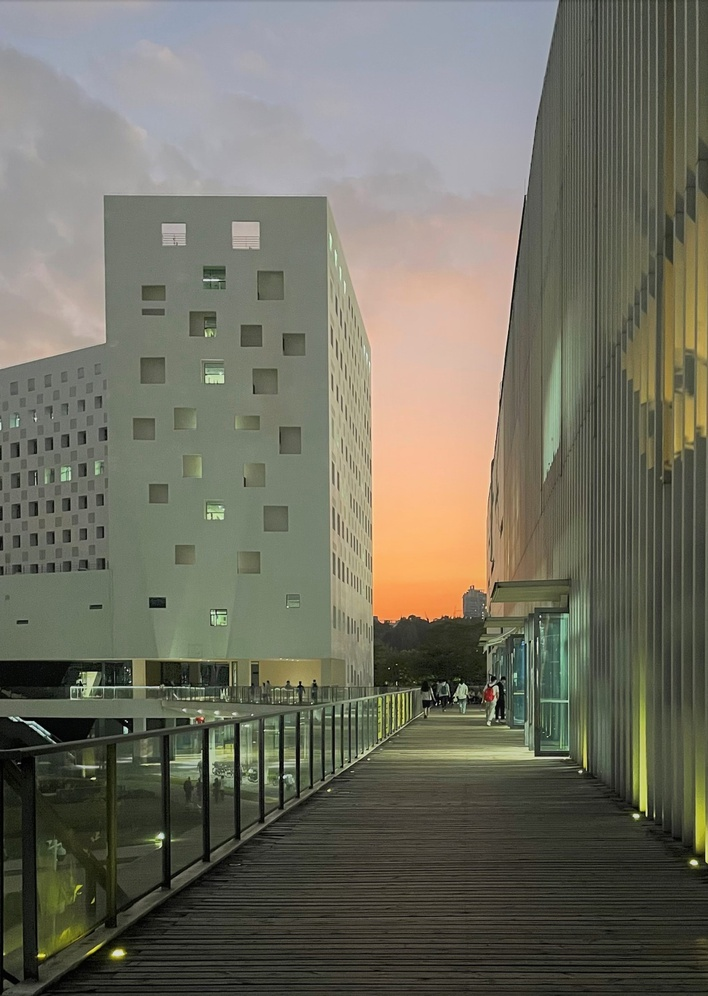
#> input picture Pics/test.jpg, 708 x 996 px, shrunk from 1842 x 2591 before the run
$ python 'Marri-Hildreth边缘检测.py'
#> lines starting #> are read from the running program, lines starting #| are printed output that depends on the picture; after the words box and inside, x2 and y2 are one past the last pixel; in counts of white or black regions, pixels touching at a corner belong together
#coding:utf-8

import cv2
import numpy as np
from scipy import signal

# 二维高斯卷积核拆分为水平核垂直一维卷积核，分别进行卷积
def gaussConv(image, size, sigma):
    H, W = size
    # 先水平一维高斯核卷积
    xr, xc = np.mgrid[0:1, 0:W]
    xc = xc.astype(np.float32)
    xc -= (W-1.0)/2.0
    xk = np.exp(-np.power(xc, 2.0)/(2*sigma*sigma))
    image_xk = signal.convolve2d(image, xk, 'same', 'symm')

    # 垂直一维高斯核卷积
    yr, yc = np.mgrid[0:H, 0:1]
    yr = yr.astype(np.float32)
    yr -= (H-1.0)/2.0
    yk = np.exp(-np.power(yr, 2.0)/(2*sigma*sigma))
    image_yk = signal.convolve2d(image_xk, yk, 'same','symm')
    image_conv = image_yk/(2*np.pi*np.power(sigma, 2.0))

    return image_conv

def DoG(image, size, sigma, k=1.1):
    Is = gaussConv(image, size, sigma)
    Isk = gaussConv(image, size, sigma*k)
    doG = Isk - Is
    doG /= (np.power(sigma, 2.0)*(k-1))
    return doG

def zero_cross_default(doG):
    zero_cross = np.zeros(doG.shape, np.uint8);
    rows, cols = doG.shape
    for r in range(1, rows-1):
        for c in range(1, cols-1):
            if doG[r][c-1]*doG[r][c+1] < 0:
                zero_cross[r][c]=255
                continue
            if doG[r-1][c] * doG[r+1][c] <0:
                zero_cross[r][c] = 255
                continue
            if doG[r-1][c-1] * doG[r+1][c+1] <0:
                zero_cross[r][c] = 255
                continue
            if doG[r-1][c+1] * doG[r+1][c-1] <0:
                zero_cross[r][c] = 255
                continue
    return zero_cross

def Marr_Hildreth(image, size, sigma, k=1.1):
    doG = DoG(image, size, sigma, k)
    zero_cross = zero_cross_default(doG)

    return zero_cross

if __name__ == "__main__":
    img = cv2.imread("./Pics/test.jpg", 0)
#> img: shape (996, 708); min 0, max 246, mean 109.8
    k = 1.1
    marri_edge = Marr_Hildreth(img, (11, 11), 1, k)
#> after the loop in zero_cross_default, `for r in range(1, rows-1):`:
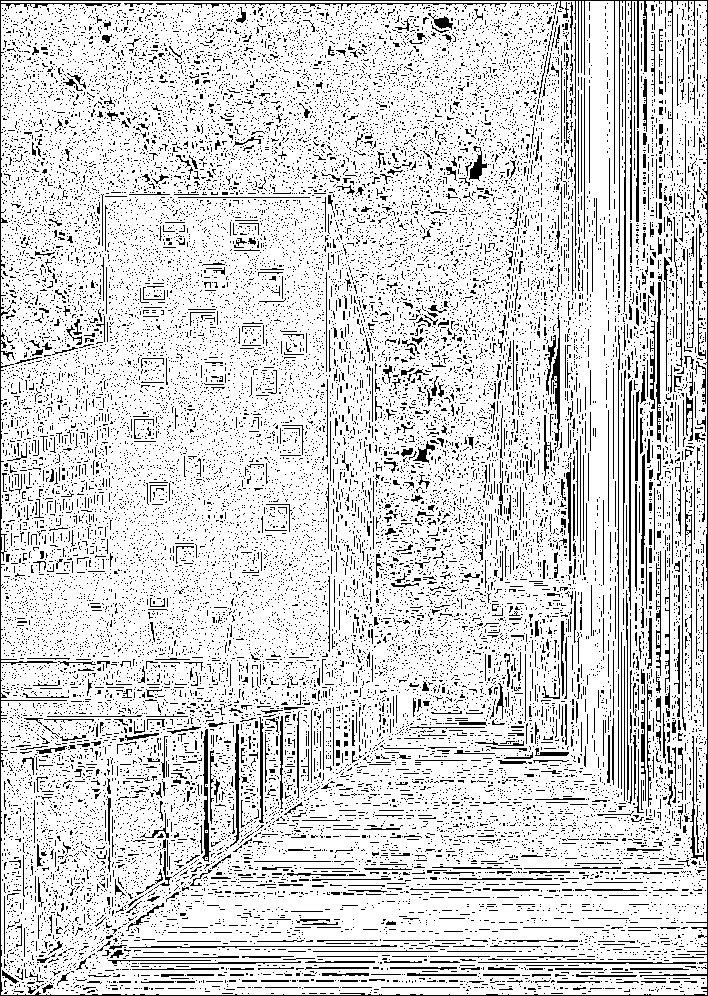
#> zero_cross: shape (996, 708); 83.7% white; black in thin lines or dots
    marri_edge2 = Marr_Hildreth(img, (11, 11), 2, k)
#> call 2 of DoG, with size = (11, 11), sigma = 2, k = 1.1
#> call 3 of gaussConv, with size = (11, 11), sigma = 2
#> in gaussConv (call 3), `image_yk = signal.convolve2d(image_xk, yk, 'same','symm')`:
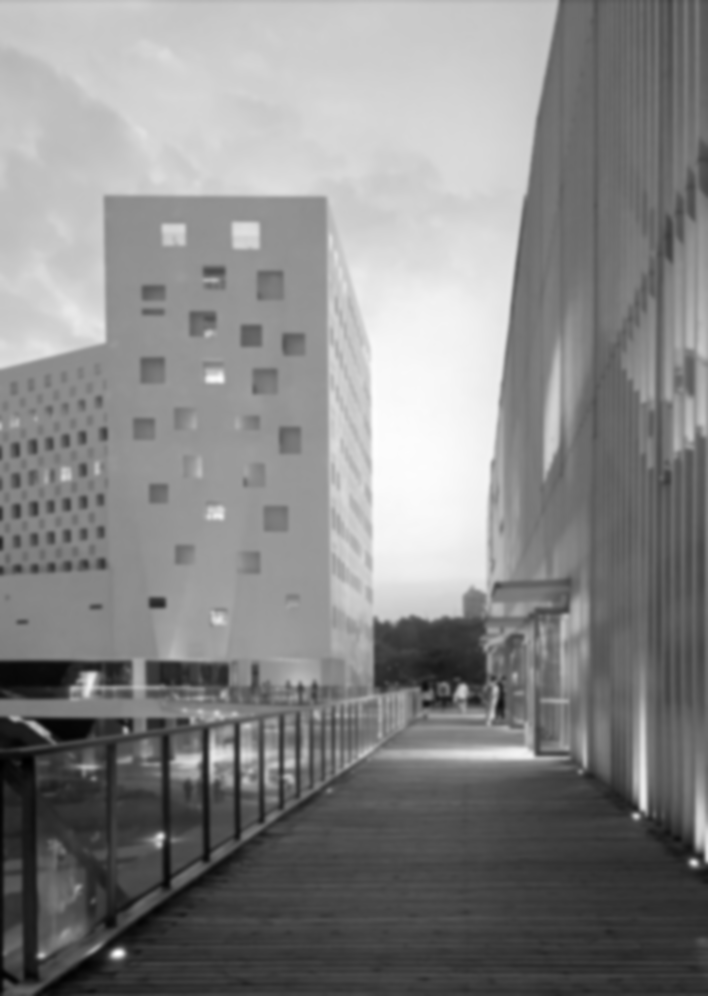
#> image_yk: shape (996, 708) float32; min 71.82, max 5109.3, mean 2730.5; drawn with min black and max white
#> call 4 of gaussConv, with size = (11, 11), sigma = 2.2
#> in gaussConv (call 4), `image_conv = image_yk/(2*np.pi*np.power(sigma, 2.0))`:
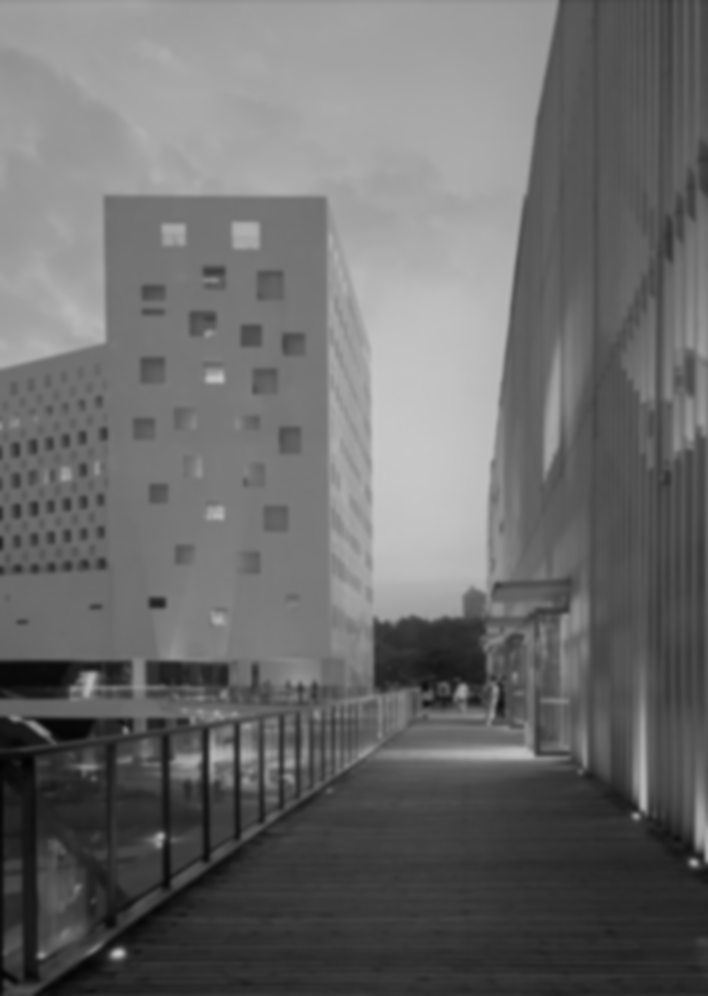
#> image_conv: shape (996, 708) float32; min 3, max 200, mean 107.3
#> in DoG (call 2), `doG = Isk - Is`:
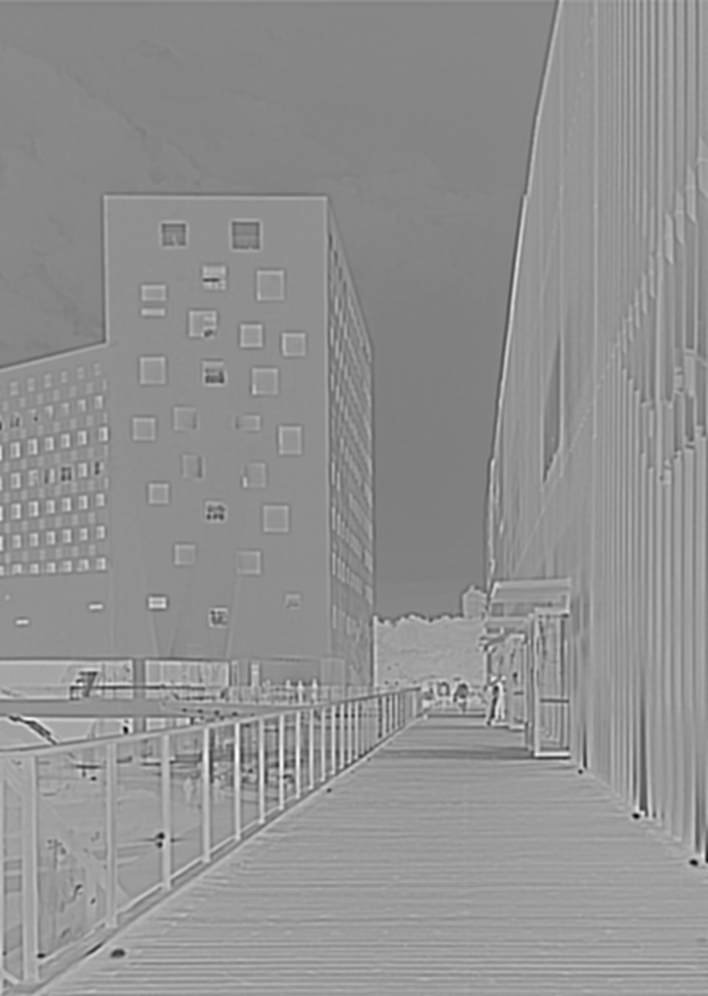
#> doG: shape (996, 708) float32; min -10.45, max 5.46, mean -1.36; drawn with min black and max white
#> after the loop in zero_cross_default (call 2), `for r in range(1, rows-1):`:
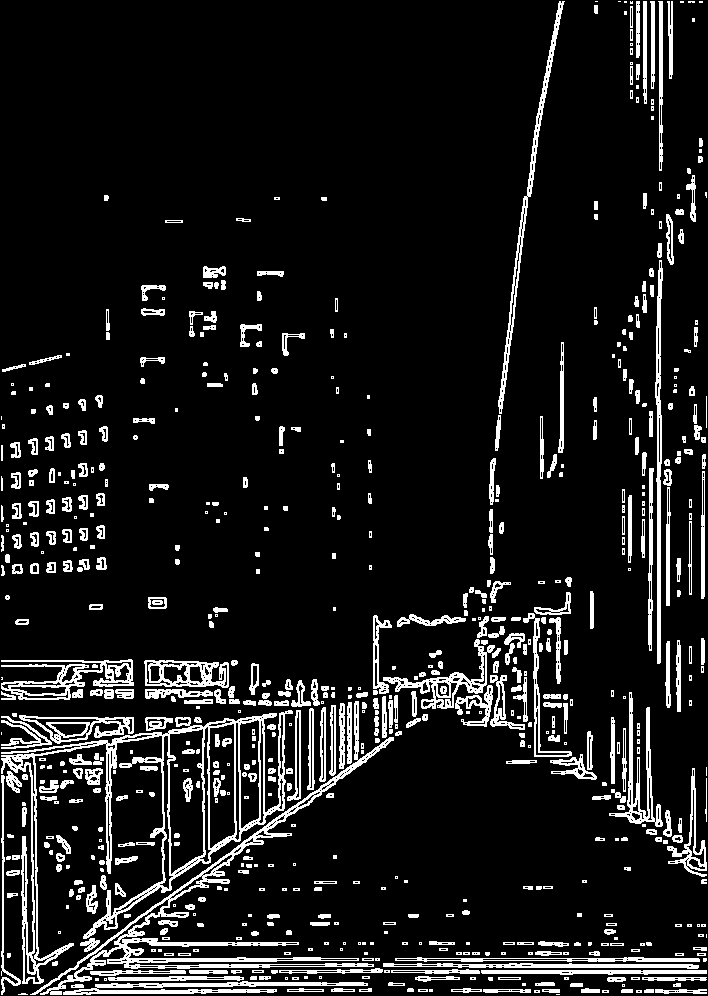
#> zero_cross: shape (996, 708); 10.2% white; 712 white regions (243 under 20 px), largest, box (x1, y1, x2, y2) and area: (1, 710, 293, 984) 8367, (30, 701, 394, 995) 6075, (1, 659, 134, 700) 1933
    marri_edge3 = Marr_Hildreth(img, (7, 7), 1, k)
#> after the loop in zero_cross_default (call 3), `for r in range(1, rows-1):`:
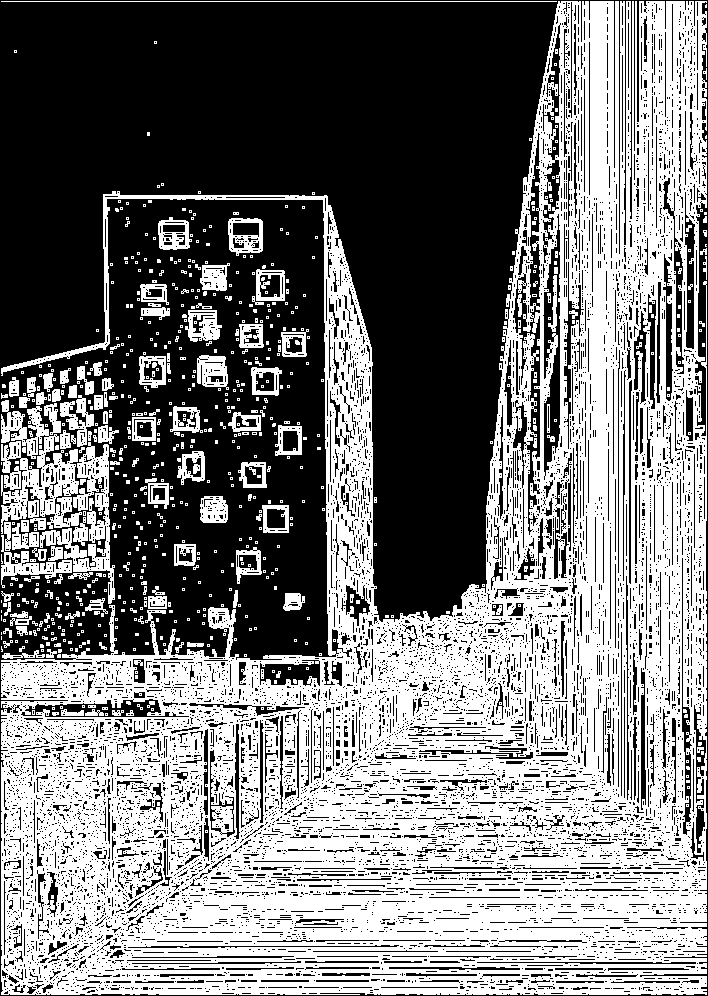
#> zero_cross: shape (996, 708); 48.1% white; 734 white regions (572 under 20 px), largest, box (x1, y1, x2, y2) and area: (1, 1, 707, 995) 304331, (1, 400, 82, 534) 5304, (40, 442, 115, 604) 3298

    cv2.namedWindow("Original", 0)
    cv2.resizeWindow("Original", 360, 480)
    cv2.namedWindow("marri_edge", 0)
    cv2.resizeWindow("marri_edge", 360, 480)
    cv2.namedWindow("marri_edge2", 0)
    cv2.resizeWindow("marri_edge2", 360, 480)
    cv2.namedWindow("marri_edge3", 0)
    cv2.resizeWindow("marri_edge3", 360, 480)

    cv2.imshow("Original", img)
    cv2.imshow("marri_edge", marri_edge)
    cv2.imshow("marri_edge2", marri_edge2)
    cv2.imshow("marri_edge3", marri_edge3)

    if cv2.waitKey(0) & 0xff == 27:
#> (key Esc is pressed here)
        cv2.destroyAllWindows()
